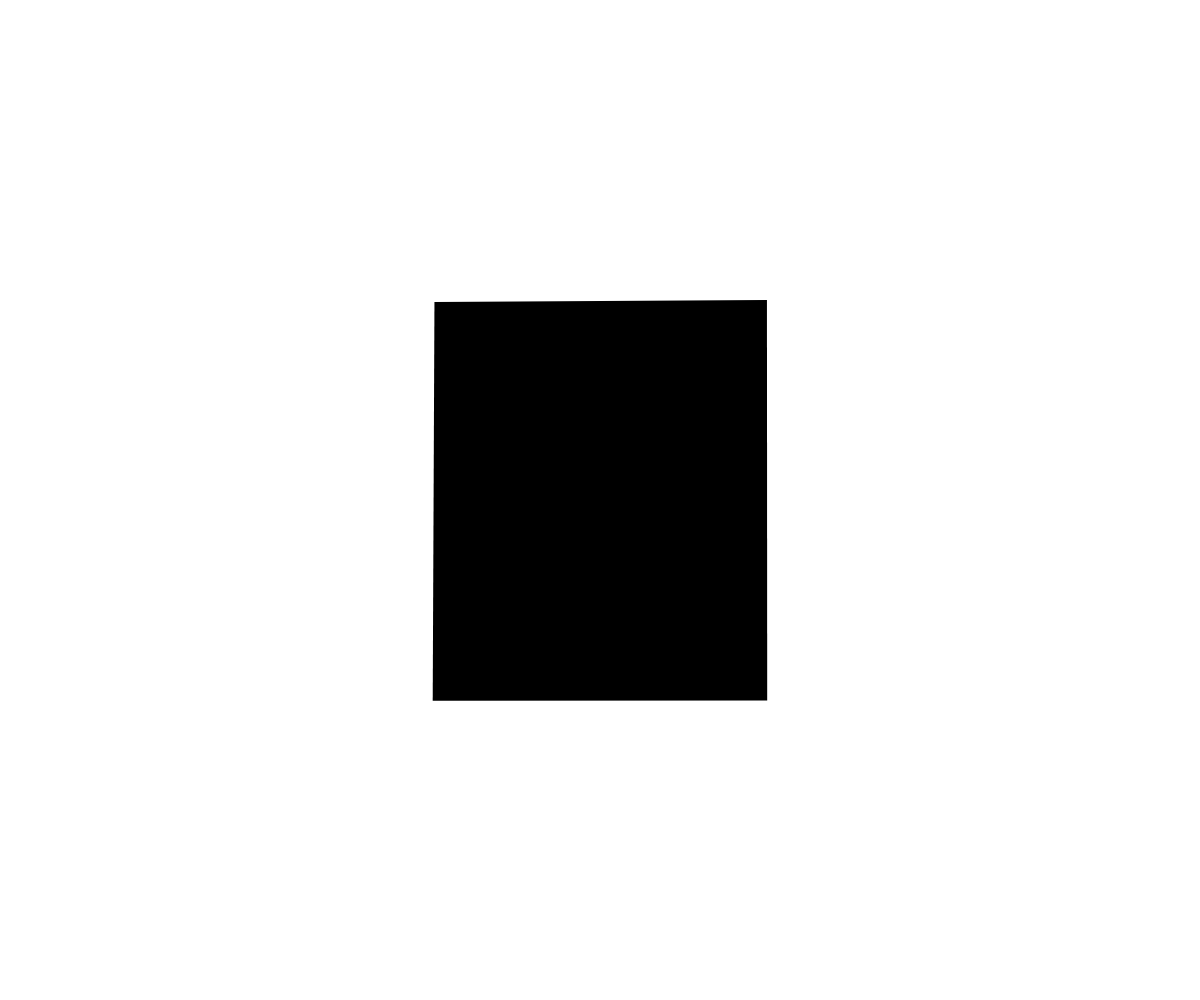
Frame 1 (no input)
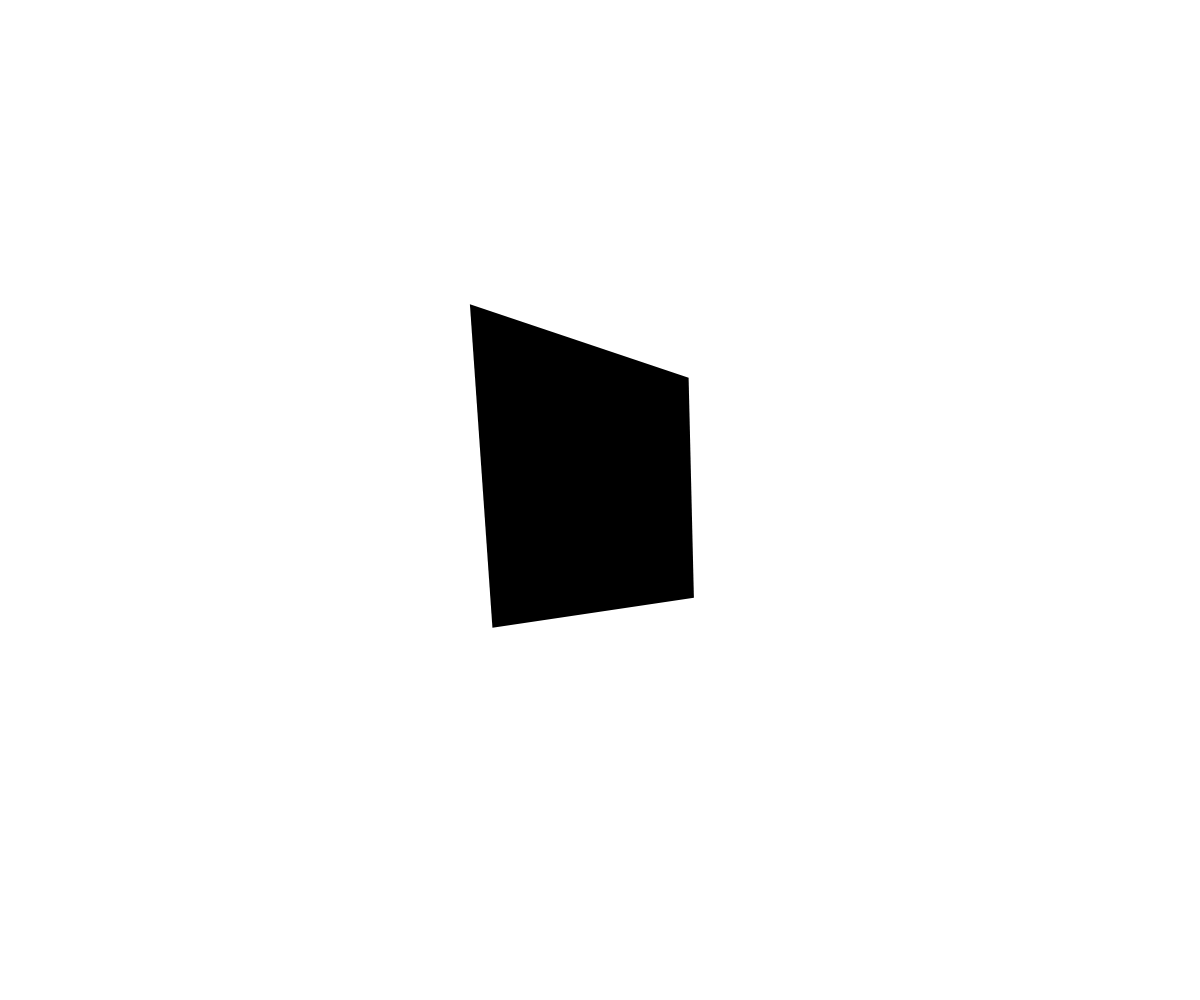
Frame 60 (no input)
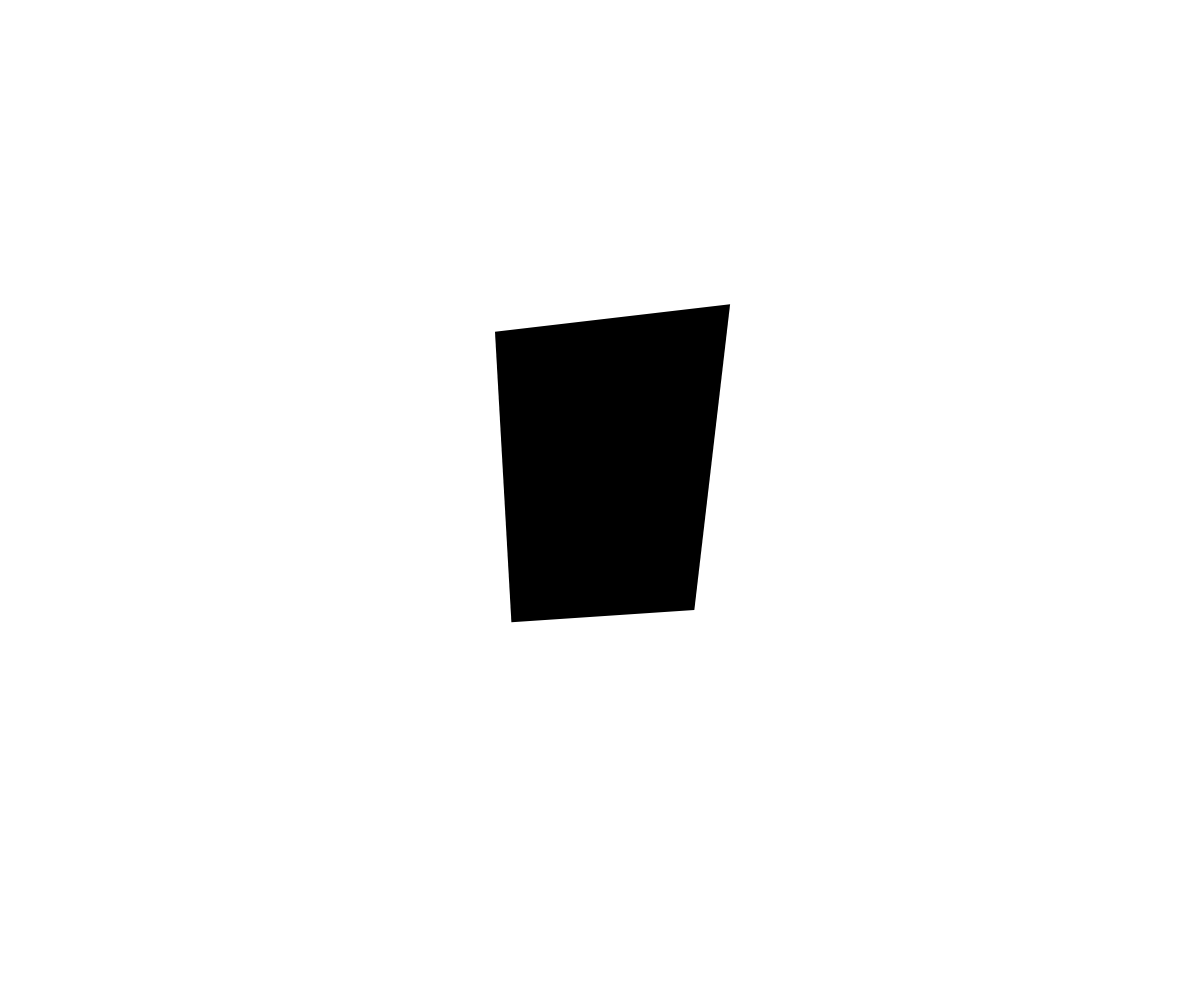
Frame 120 (the mouse pressed at the canvas centre since frame 60)

The p5.js sketch that drew these frames (run headless with seeded random() and noise() and a simulated clock; from frame 60 on, the mouse is pressed at the canvas centre):

// p5.js sketch
// ── sketch.js
let locs = [];
let t = [];
let t2 = [];

function setup() {
  createCanvas(windowWidth, windowHeight);
  noStroke();
  fill(0);
}

function draw() {
  background(255);

  for (let i = 0; i < 4; i++) {
    t[i] = frameCount / ((i + 1) * 30);
    t2[i] = frameCount / ((i + 1) * 35);
    locs[i] = createVector(noise(t[i]) * width / 4, noise(t2[i]) * height / 4);
  }

  beginShape();
  vertex(width / 2 - locs[3].y, height / 2 + locs[3].x);
  vertex(width / 2 + locs[2].y, height / 2 + locs[2].x);
  vertex(width / 2 + locs[1].y, height / 2 - locs[1].x);
  vertex(width / 2 - locs[0].y, height / 2 - locs[0].x);
  endShape(CLOSE);

}
